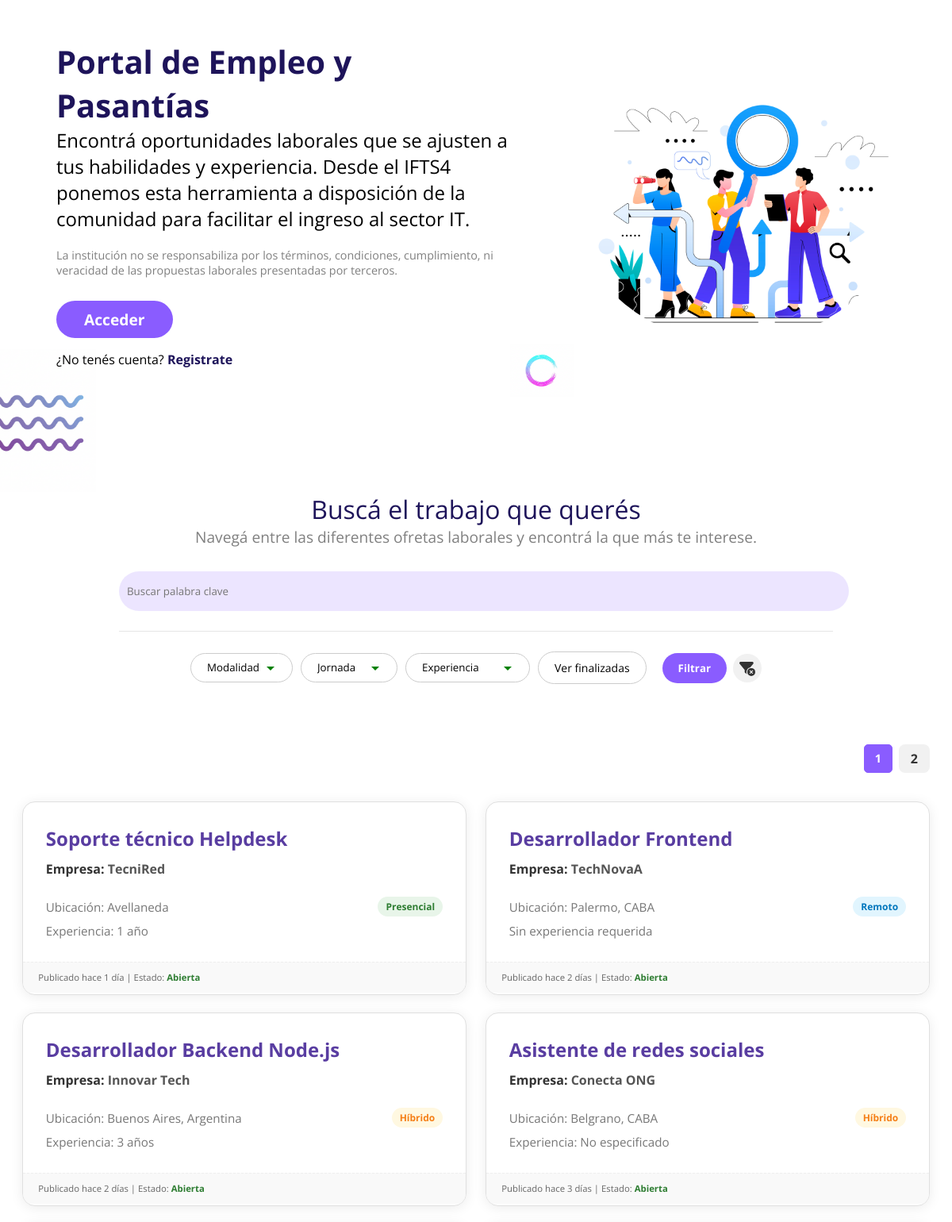
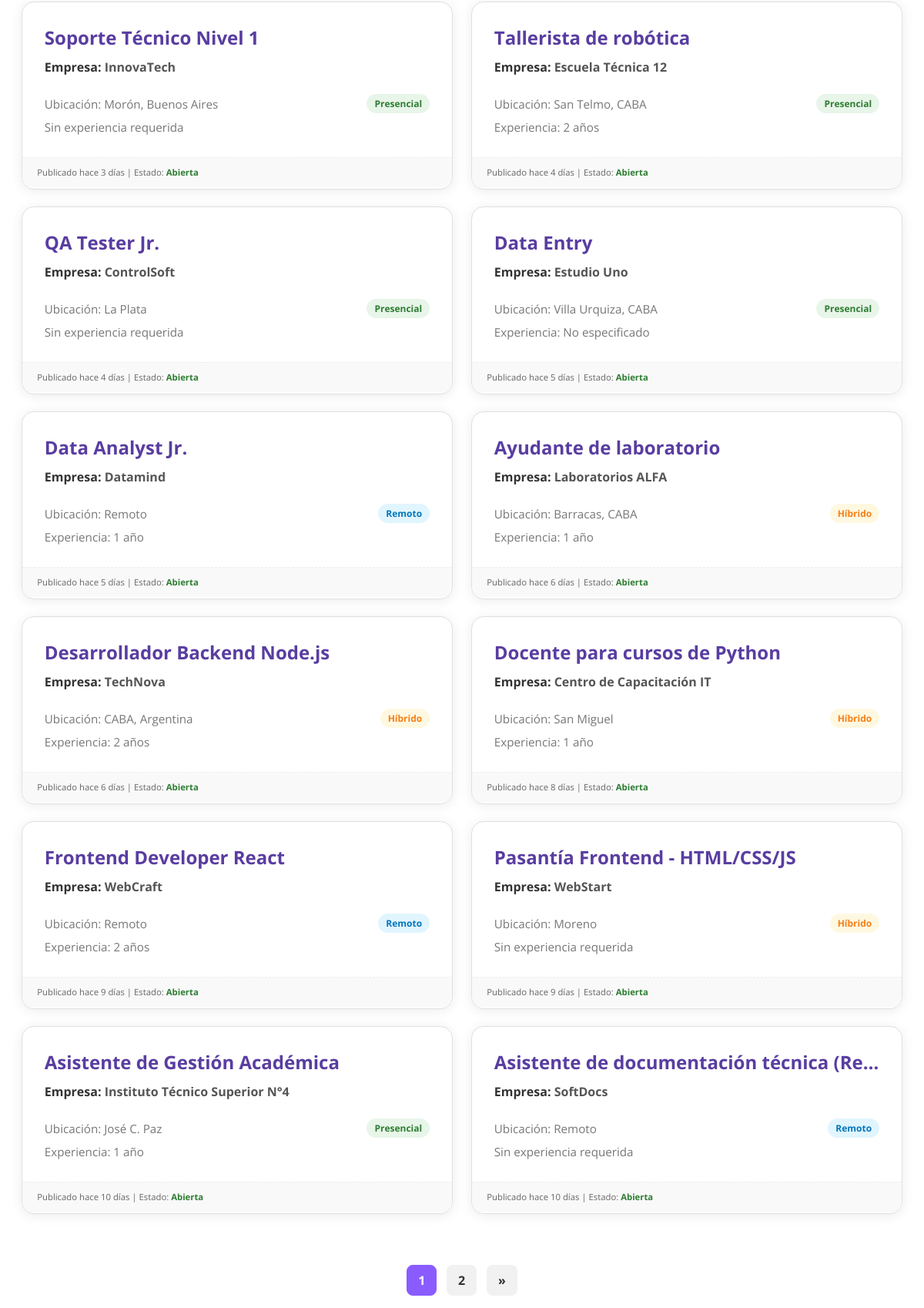
The page / on the database its author committed (2 pictures, top to bottom).
### tables this page shows
CREATE TABLE `ofertas` (
  `id_oferta` int(11) NOT NULL,
  `puesto` varchar(150) NOT NULL,
  `descripcion` text NOT NULL,
  `empresa` varchar(100) DEFAULT NULL,
  `ubicacion` varchar(150) DEFAULT NULL,
  `modalidad` enum('presencial','remoto','híbrido') DEFAULT 'presencial',
  `jornada` enum('completa','parcial') DEFAULT NULL,
  `horario` varchar(100) DEFAULT NULL,
  `experiencia_requerida` tinyint(3) UNSIGNED DEFAULT NULL,
  `enlace` varchar(255) DEFAULT NULL,
  `email_contacto` varchar(150) DEFAULT NULL,
  `telefono_contacto` varchar(50) DEFAULT NULL,
  `fecha_fin` date DEFAULT NULL,
  `activa` tinyint(1) DEFAULT 1,
  `estado_aprobacion` enum('pendiente','aprobado','rechazado') DEFAULT 'aprobado',
  `fecha_creacion` timestamp NOT NULL DEFAULT current_timestamp(),
  `fecha_modificacion` timestamp NULL DEFAULT NULL ON UPDATE current_timestamp(),
  `fecha_eliminacion` timestamp NULL DEFAULT NULL,
  `publicada_por` int(11) DEFAULT NULL
);

### controladores/controlador_oferta.php (called while the page is built, shortened)
<?php
require_once 'modelos/OfertaModel.php';
require_once 'helpers/authHelper.php';
require_once 'helpers/PaginadorHelper.php';
require_once 'helpers/ValidadorHelper.php';
function controladorOferta($accion)
{
    switch ($accion) {
        case 'listado':
            return mostrarListado();
    }
}
function mostrarListado()
{
    $ofertaModel = new OfertaModel();
    $ofertaModel->finalizarOfertasVencidas();
    $filtrosConfig = [
        'busqueda' => [
            'validador' => 'texto',
            'max' => 150,
            'requerido' => false
        ],
        'modalidad' => [
            'validador' => 'opciones',
            'opciones' => ['presencial', 'remoto', 'híbrido'],
            'requerido' => false
        ],
        'experiencia' => [
            'validador' => 'opciones',
            'opciones' => ['0', '1', '2', '3-5', '+5'],
            'requerido' => false
        ],
        'jornada' => [
            'validador' => 'opciones',
            'opciones' => ['completa', 'parcial'],
            'requerido' => false
        ],
        'estado_aprobacion' => [
            'validador' => 'estadoAprobacion',
            'forzarArray' => true
        ]
    ];
    $errores_filtros = [];
    $filtros = procesarFiltrosValidados($filtrosConfig, $errores_filtros);
    if (
        !esAdmin() &&
        (empty($_GET['estado_aprobacion']) || $_GET['estado_aprobacion'] === '') &&
        (empty($filtros['estado_aprobacion']) || !is_array($filtros['estado_aprobacion']) || count(array_filter($filtros['estado_aprobacion'])) === 0) &&
        empty($filtros['solo_propias'])
    ) {
        $filtros['estado_aprobacion'] = ['aprobado'];
    }
    $por_pagina = 16;
    $paginacion = PaginadorHelper::configurarPaginacion($_GET, $por_pagina, 5, 100);
    $filtros['limite'] = $paginacion['limite'];
    $filtros['offset'] = $paginacion['offset'];
    $pagina_actual = isset($_GET['pagina']) && is_numeric($_GET['pagina']) ? (int) $_GET['pagina'] : 1;
    $filtros['sort'] = 'o.fecha_creacion';
    $filtros['order'] = 'DESC';
    $total_ofertas = $ofertaModel->contarOfertas($filtros);
    $total_paginas = PaginadorHelper::totalPaginas($total_ofertas, $paginacion['limite']);
    $ofertas = $ofertaModel->obtenerOfertas($filtros);
    include 'vistas/listado.php';
}

### helpers/authHelper.php (called while the page is built, shortened)
<?php
function estaLogueado()
{
    return isset($_SESSION['usuario_id']);
}

### conexion.php (called while the page is built)
<?php
function conectarDB()
{
    $host = 'mysql';
    $db = 'bolsa_trabajo';
    $user = 'user';
    $pass = 'password';
    $charset = 'utf8mb4';
    $dsn = "mysql:host=$host;dbname=$db;charset=$charset";
    $opciones = [
        PDO::ATTR_ERRMODE => PDO::ERRMODE_EXCEPTION,
        PDO::ATTR_DEFAULT_FETCH_MODE => PDO::FETCH_ASSOC
    ];
    try {
        return new PDO($dsn, $user, $pass, $opciones);
    } catch (PDOException $e) {
        die("Error de conexión a la base de datos: " . $e->getMessage());
    }
}

### helpers/ValidadorHelper.php (called while the page is built, shortened)
<?php
function procesarFiltrosValidados(array $configFiltros, array &$errores_filtros = [])
{
    $filtros = [];
    return $filtros;
}

### modelos/OfertaModel.php (called while the page is built, shortened)
<?php
require_once 'conexion.php';
class OfertaModel
{
    private PDO $pdo;
    public function __construct(?PDO $pdo = null)
    {
        $this->pdo = $pdo ?? conectarDB();
    }
    public function obtenerOfertas(array $filtros = []): array
    {
        try {
            $sql = "SELECT o.*, u.nombre AS nombre, u.apellido, u.rol
                    FROM ofertas o
                    LEFT JOIN usuarios u ON o.publicada_por = u.id_usuario
                    WHERE o.fecha_eliminacion IS NULL";
            $params = [];
            if (isset($filtros['activa'])) {
                $sql .= " AND o.activa = :activa";
                $params['activa'] = (int)$filtros['activa'];
            }
            elseif (empty($filtros['ver_inactivas'])) {
                $sql .= " AND o.activa = 1
                      AND (o.fecha_fin IS NULL OR o.fecha_fin >= CURDATE())";
            }
            if (!empty($filtros['estado_aprobacion'])) {
                if (is_array($filtros['estado_aprobacion'])) {
                    $keys = [];
                    foreach ($filtros['estado_aprobacion'] as $i => $valor) {
                        $key = ":estado_aprobacion_$i";
                        $keys[] = $key;
                        $params[$key] = $valor;
                    }
                    $sql .= " AND o.estado_aprobacion IN (" . implode(',', $keys) . ")";
                } else {
                    $sql .= " AND o.estado_aprobacion = :estado_aprobacion";
                    $params['estado_aprobacion'] = $filtros['estado_aprobacion'];
                }
            }
            $columna = 'o.fecha_creacion';
            $direccion = 'DESC';
            if (!empty($filtros['sort']) && in_array($filtros['sort'], self::ALLOWED_SORT, true)) {
                $columna = $filtros['sort'];
            }
            if (!empty($filtros['order']) && in_array(strtoupper($filtros['order']), self::ALLOWED_ORDER, true)) {
                $direccion = strtoupper($filtros['order']);
            }
            $sql .= " ORDER BY $columna $direccion";
            if (isset($filtros['limite']) && isset($filtros['offset'])) {
                $limite = max(1, (int)$filtros['limite']);
                $offset = max(0, (int)$filtros['offset']);
                $sql .= " LIMIT $limite OFFSET $offset";
            }
            $stmt = $this->pdo->prepare($sql);
            $stmt->execute($params);
            return $stmt->fetchAll(PDO::FETCH_ASSOC);
        } catch (PDOException $e) {
            return [];
        }
    }
    public function contarOfertas($filtros = [])
    {
        try {
            $sql = "SELECT COUNT(*)
                    FROM ofertas o
                    LEFT JOIN usuarios u ON o.publicada_por = u.id_usuario
                    WHERE o.fecha_eliminacion IS NULL";
            $params = [];
            if (isset($filtros['activa'])) {
                $sql .= " AND o.activa = :activa";
                $params['activa'] = (int)$filtros['activa'];
            }
            elseif (empty($filtros['ver_inactivas'])) {
                $sql .= " AND o.activa = 1
                      AND (o.fecha_fin IS NULL OR o.fecha_fin >= CURDATE())";
            }
            if (!empty($filtros['estado_aprobacion'])) {
                if (is_array($filtros['estado_aprobacion'])) {
                    $keys = [];
                    foreach ($filtros['estado_aprobacion'] as $i => $valor) {
                        $key = ":estado_aprobacion_$i";
                        $keys[] = $key;
                        $params[$key] = $valor;
                    }
                    $sql .= " AND o.estado_aprobacion IN (" . implode(',', $keys) . ")";
                } else {
                    $sql .= " AND o.estado_aprobacion = :estado_aprobacion";
                    $params['estado_aprobacion'] = $filtros['estado_aprobacion'];
                }
            }
            $stmt = $this->pdo->prepare($sql);
            $stmt->execute($params);
            return (int) $stmt->fetchColumn();
        } catch (PDOException $e) {
            return 0;
        }
    }
}

### vistas/listado.php (the view, shortened to what this page needs)
<!DOCTYPE html>
<html lang="es">
<head>
    <link rel="stylesheet" href="assets/css/bolsa_trabajo.css?v=<?= time(); ?>">
    <link rel="stylesheet" href="assets/css/listado_ofertas.css?v=<?= time(); ?>">
    <link rel="stylesheet" href="assets/css/mensajes.css?v=<?= time(); ?>">
    <link rel="stylesheet" href="assets/css/paginacion.css?v=<?= time(); ?>">
</head>
<body>
    <?php if (!estaLogueado()): ?>
        <section class="hero-container">
            <div class="hero-text">
                <h2 class="hero-title">Portal de Empleo y Pasantías</h2>
                <p class="hero-description">Encontrá oportunidades laborales que se ajusten a tus habilidades y experiencia. Desde el IFTS4 ponemos esta herramienta a disposición de la comunidad para facilitar el ingreso al sector IT.</p>
                <p class="hero-letrachica">La institución no se responsabiliza por los términos, condiciones, cumplimiento, ni veracidad de las propuestas laborales presentadas por terceros.</p>
                <a class="hero-btn-ingresar" href="index.php?action=login">Acceder</a>
                <p>¿No tenés cuenta? <a href="index.php?action=registro" class="hero-btn-registro">Registrate</a></p>
                <img src="assets/img/line.png" alt="wave-line" class="wave-line">
                <img src="assets/img/circle.png" alt="green-circle" class="green-circle">
                <img src="assets/img/circle.png" alt="green-circle" class="green-circle">
            </div>
            <img src="assets/img/hero.jpg" alt="hero" class="hero-image">
        </section>
    <?php endif; ?>
    <form method="get" action="index.php" class="form-filtros">
        <label class="label-busqueda" for="busqueda">Buscá el trabajo que querés</label>
        <p class="subtitle-busqueda">Navegá entre las diferentes ofretas laborales y encontrá la que más te interese.</p>
        <input class="input-busqueda" type="text" name="busqueda" placeholder="Buscar palabra clave" value="<?= htmlspecialchars($_GET['busqueda'] ?? '') ?>">
        <div class="divisor"></div>
        <div class="botonera-contenedor">
            <div class="grupo-filtros">
                <select class="input-select" name="modalidad">
                    <option value="">Modalidad</option>
                </select>
                <select class="input-select" name="jornada">
                    <option value="">Jornada</option>
                </select>
                <select class="input-select" name="experiencia">
                    <option value="">Experiencia</option>
                </select>
                <label class="custom-checkbox">
                    <span>Ver finalizadas</span>
                </label>
                <div class="filtrar-limpiar-contenedor">
                    <button class="btn-filtrar" type="submit">Filtrar</button>
                    <a class="btn-limpiar" href="index.php" title="Limpiar filtros">
                        <span class="icono-limpiar">
                        </span>
                    </a>
                </div>
            </div>
        </div>
    </form>
    <div class="paginacion-superior-wrapper">
        <div class="paginacion-superior-inner">
            <?= PaginadorHelper::renderizarPaginacion($pagina_actual, $total_paginas, 'superior') ?>
        </div>
    </div>
    <?php if (empty($ofertas)): ?>
        <div class="mensaje-vacio">
            <p>No hay ofertas que coincidan con los filtros seleccionados.</p>
            <a href="index.php?action=listado" class="btn-volver">Limpiar filtros</a>
        </div>
    <?php else: ?>
        <div class="trabajos-grid">
            <?php foreach ($ofertas as $oferta): ?>
                <div class="trabajo-card">
                    <a href="index.php?action=ver-oferta&id_oferta=<?= $oferta['id_oferta'] ?>" class="card-overlay-link" aria-label="Ver oferta completa" target="blank"></a>
                    <div class="trabajo-card-contenido">
                        <h3 class="trabajo-card-title"><?= htmlspecialchars($oferta['puesto']) ?></h3>
                        <p class="trabajo-card-empresa"><strong>Empresa:</strong> <?= htmlspecialchars($oferta['empresa']) ?></p>
                        <div class="trabajo-card-dato">
                            <span> Ubicación: <?= empty($oferta['ubicacion']) ? 'No especificado' : htmlspecialchars($oferta['ubicacion']) ?></span>
                            <span class="trabajo-card-badge <?= 'modalidad-' . strtolower($oferta['modalidad']) ?>">
                                <?= ucfirst($oferta['modalidad']) ?>
                            </span>
                        </div>
                        <div class="trabajo-card-dato">
                            <?php if (is_numeric($oferta['experiencia_requerida']) && (int)$oferta['experiencia_requerida'] == 0): ?>
                                Sin experiencia requerida
                            <?php elseif (is_numeric($oferta['experiencia_requerida']) && (int)$oferta['experiencia_requerida'] == 1): ?>
                                Experiencia: 1 año
                            <?php elseif (is_numeric($oferta['experiencia_requerida'])): ?>
                                Experiencia: <?= htmlspecialchars($oferta['experiencia_requerida']) ?> años
                            <?php else: ?>
                                Experiencia: No especificado
                            <?php endif; ?>
                        </div>
                    </div>
                    <div class="trabajo-card-footer">
                        <?php
                        $estado = $oferta['activa'] ? '<span class="estado-abierta">Abierta</span>' : '<span class="estado-finalizada">Finalizada</span>';
                        ?>
                        <small class="trabajo-card-meta">
                            Publicado hace <?= htmlspecialchars($oferta['tiempo_publicacion']) ?> | Estado: <?= $estado ?>
                        </small>
                    </div>
                </div>
            <?php endforeach; ?>
        </div>
        <div class="paginacion-inferior-wrapper">
            <?= PaginadorHelper::renderizarPaginacion($pagina_actual, $total_paginas, 'inferior') ?>
        </div>
    <?php endif; ?>
</body>
</html>

### rows shown on the page
ofertas: puesto "Soporte técnico Helpdesk", empresa "TecniRed", ubicacion "Avellaneda", modalidad "Presencial", experiencia_requerida "Experiencia: 1 año", tiempo_publicacion "1 día", activa "Abierta"
ofertas: puesto "Desarrollador Frontend", empresa "TechNovaA", ubicacion "Palermo, CABA", modalidad "Remoto", experiencia_requerida "Sin experiencia requerida", tiempo_publicacion "2 días", activa "Abierta"
ofertas: puesto "Desarrollador Backend Node.js", empresa "Innovar Tech", ubicacion "Buenos Aires, Argentina", modalidad "Híbrido", experiencia_requerida "3", tiempo_publicacion "2 días", activa "Abierta"
ofertas: puesto "Asistente de redes sociales", empresa "Conecta ONG", ubicacion "Belgrano, CABA", modalidad "Híbrido", shows "Experiencia: No especificado", tiempo_publicacion "3 días", activa "Abierta"
ofertas: puesto "Soporte Técnico Nivel 1", empresa "InnovaTech", ubicacion "Morón, Buenos Aires", modalidad "Presencial", experiencia_requerida "Sin experiencia requerida", tiempo_publicacion "3 días", activa "Abierta"
ofertas: puesto "Tallerista de robótica", empresa "Escuela Técnica 12", ubicacion "San Telmo, CABA", modalidad "Presencial", experiencia_requerida "2", tiempo_publicacion "4 días", activa "Abierta"
ofertas: puesto "QA Tester Jr.", empresa "ControlSoft", ubicacion "La Plata", modalidad "Presencial", experiencia_requerida "Sin experiencia requerida", tiempo_publicacion "4 días", activa "Abierta"
ofertas: puesto "Data Entry", empresa "Estudio Uno", ubicacion "Villa Urquiza, CABA", modalidad "Presencial", shows "Experiencia: No especificado", tiempo_publicacion "5 días", activa "Abierta"
ofertas: puesto "Data Analyst Jr.", empresa "Datamind", ubicacion "Remoto", modalidad "Remoto", experiencia_requerida "Experiencia: 1 año", tiempo_publicacion "5 días", activa "Abierta"
ofertas: puesto "Ayudante de laboratorio", empresa "Laboratorios ALFA", ubicacion "Barracas, CABA", modalidad "Híbrido", experiencia_requerida "Experiencia: 1 año", tiempo_publicacion "6 días", activa "Abierta"
ofertas: puesto "Desarrollador Backend Node.js", empresa "TechNova", ubicacion "CABA, Argentina", modalidad "Híbrido", experiencia_requerida "2", tiempo_publicacion "6 días", activa "Abierta"
ofertas: puesto "Docente para cursos de Python", empresa "Centro de Capacitación IT", ubicacion "San Miguel", modalidad "Híbrido", experiencia_requerida "Experiencia: 1 año", tiempo_publicacion "8 días", activa "Abierta"
ofertas: puesto "Frontend Developer React", empresa "WebCraft", ubicacion "Remoto", modalidad "Remoto", experiencia_requerida "2", tiempo_publicacion "9 días", activa "Abierta"
ofertas: puesto "Pasantía Frontend - HTML/CSS/JS", empresa "WebStart", ubicacion "Moreno", modalidad "Híbrido", experiencia_requerida "Sin experiencia requerida", tiempo_publicacion "9 días", activa "Abierta"
ofertas: puesto "Asistente de Gestión Académica", empresa "Instituto Técnico Superior N°4", ubicacion "José C. Paz", modalidad "Presencial", experiencia_requerida "Experiencia: 1 año", tiempo_publicacion "10 días", activa "Abierta"
ofertas: puesto "Asistente de documentación técnica (Re…", empresa "SoftDocs", ubicacion "Remoto", modalidad "Remoto", experiencia_requerida "Sin experiencia requerida", tiempo_publicacion "10 días", activa "Abierta"

### other values the page prints
$totalPaginas "2 2"
